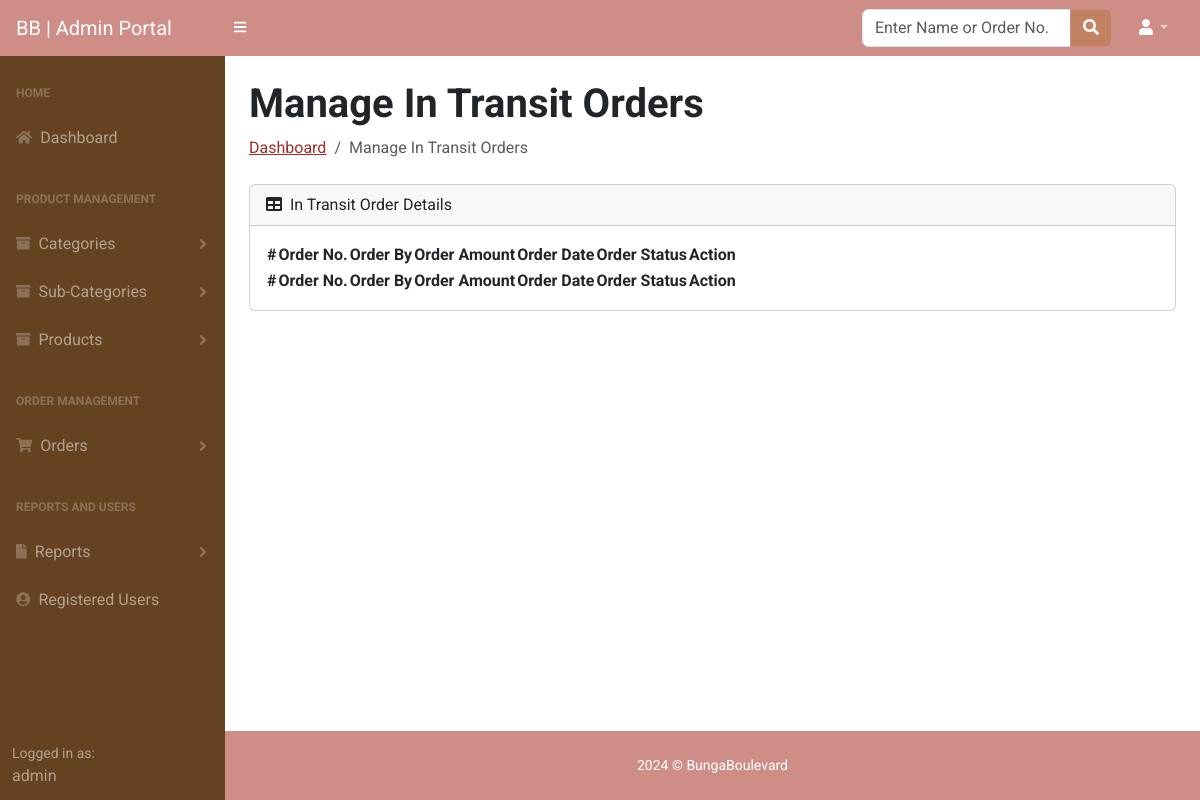
/admin/intransit-orders.php (signed in), run on an earlier commit of the app's database.
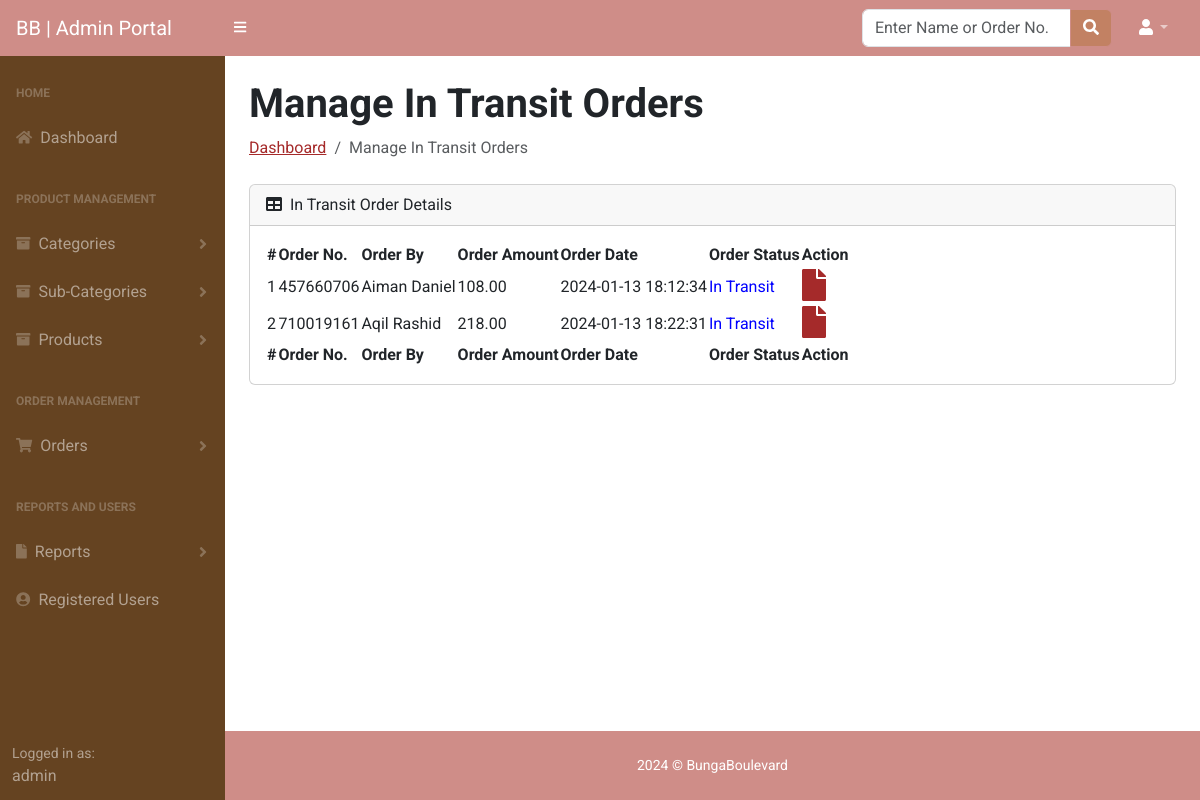
And on a later commit of the database.
### tables this page shows
CREATE TABLE `orders` (
  `id` int(11) NOT NULL,
  `orderNumber` bigint(12) DEFAULT NULL,
  `userId` int(11) DEFAULT NULL,
  `addressId` int(11) DEFAULT NULL,
  `totalAmount` decimal(10,2) DEFAULT NULL,
  `txnType` varchar(200) DEFAULT NULL,
  `txnNumber` varchar(50) DEFAULT NULL,
  `orderStatus` varchar(120) DEFAULT NULL,
  `orderDate` timestamp NOT NULL DEFAULT current_timestamp()
);

CREATE TABLE `users` (
  `id` int(11) NOT NULL,
  `name` varchar(255) DEFAULT NULL,
  `email` varchar(255) DEFAULT NULL,
  `contactno` bigint(11) DEFAULT NULL,
  `password` varchar(255) DEFAULT NULL,
  `regDate` timestamp NOT NULL DEFAULT current_timestamp(),
  `updationDate` timestamp NULL DEFAULT NULL ON UPDATE current_timestamp()
);

### admin/intransit-orders.php (the view, shortened to what this page needs)
<?php session_start();
include_once('includes/config.php');
if(strlen( $_SESSION["aid"])==0)
{
header('location:logout.php');
} else {
?>
<!DOCTYPE html>
<html lang="en">
    <head>
        <link href="https://cdn.jsdelivr.net/npm/simple-datatables@latest/dist/style.css" rel="stylesheet" />
        <link href="css/styles.css" rel="stylesheet" />
    </head>
    <body class="sb-nav-fixed">
 <?php include_once('includes/header.php');?>
        <div id="layoutSidenav">
       <?php include_once('includes/sidebar.php');?>
            <div id="layoutSidenav_content">
                <main>
                    <div class="container-fluid px-4">
                        <h1 class="mt-4"><strong>Manage In Transit Orders</strong></h1>
                        <ol class="breadcrumb mb-4">
                            <li class="breadcrumb-item"><a href="dashboard.php" style="color: brown;">Dashboard</a></li>
                            <li class="breadcrumb-item active">Manage In Transit  Orders</li>
                        </ol>
                        <div class="card mb-4">
                            <div class="card-header">
                                <i class="fas fa-table me-1"></i>
                               In Transit  Order Details
                            </div>
                            <div class="card-body">
                                <table id="datatablesSimple">
                                    <thead>
                                        <tr>
                                            <th>#</th>
                                            <th>Order No.</th>
                                            <th>Order By</th>
                                            <th>Order Amount</th>
                                            <th>Order Date</th>
                                            <th>Order Status</th>
                                            <th>Action</th>
                                        </tr>
                                    </thead>
                                    <tfoot>
                                        <tr>
                                            <th>#</th>
                                            <th>Order No.</th>
                                            <th>Order By</th>
                                            <th>Order Amount</th>
                                            <th>Order Date</th>
                                            <th>Order Status</th>
                                            <th>Action</th>
                                        </tr>
                                    </tfoot>
                                    <tbody>
<?php $query=mysqli_query($con,"SELECT orders.id,orderNumber,totalAmount,orderStatus,orderDate,users.name,users.contactno
    FROM `orders` join users on users.id=orders.userId where (orderStatus='In Transit')");
$cnt=1;
while($row=mysqli_fetch_array($query))
{
?>
                                <tr>
                                            <td><?php echo htmlentities($cnt);?></td>
                                            <td><?php echo htmlentities($row['orderNumber']);?></td>
                                            <td><?php echo htmlentities($row['name']);?></td>
                                            <td> <?php echo htmlentities($row['totalAmount']);?></td>
                                            <td><?php echo htmlentities($row['orderDate']);?></td>
                                           <td style="color:blue;"><?php echo htmlentities($row['orderStatus']);?></td>
                                            <td>
                                            <a href="order-details.php?orderid=<?php echo $row['id']?>" target="_blank">
                                                <i class="fas fa-file fa-2x" title="View Order Details" style="color:brown;"></i></a></td>
                                        </tr>
                                        <?php $cnt=$cnt+1; } ?>
                                    </tbody>
                                </table>
                            </div>
                        </div>
                    </div>
                </main>
<?php include_once('includes/footer.php');?>
            </div>
        </div>
    </body>
</html>
<?php } ?>

What changed in the data, as far as the page shows it:
added orders: orderNumber "457660706", userId.name "Aiman Daniel", totalAmount "108.00", orderDate "2024-01-13 18:12:34", orderStatus "In Transit"
added orders: orderNumber "710019161", userId.name "Aqil Rashid", totalAmount "218.00", orderDate "2024-01-13 18:22:31", orderStatus "In Transit"
